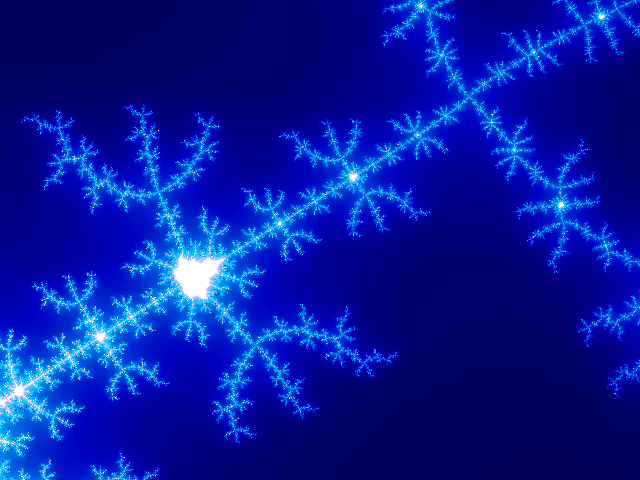
#> input picture python/mandelbrot.gif, 640 x 480 px
$ python level31.py
#> lines starting #> are read from the running program, lines starting #| are printed output that depends on the picture
#!/usr/bin/python
# -*- coding: utf-8 -*-

'''
File: level31.py
Author: rshen <anticlockwise5@gmail.com>
Description: The Python Challenge Level 31
'''

# Username: kohsamui
# Password: thailand

from PIL import Image

im = Image.open("mandelbrot.gif")
#> im is the input picture: PIL image 640x480 P; mean R, G, B 4.5, 24.6, 154.8
im_my = Image.open("mandelbrot_31.gif")
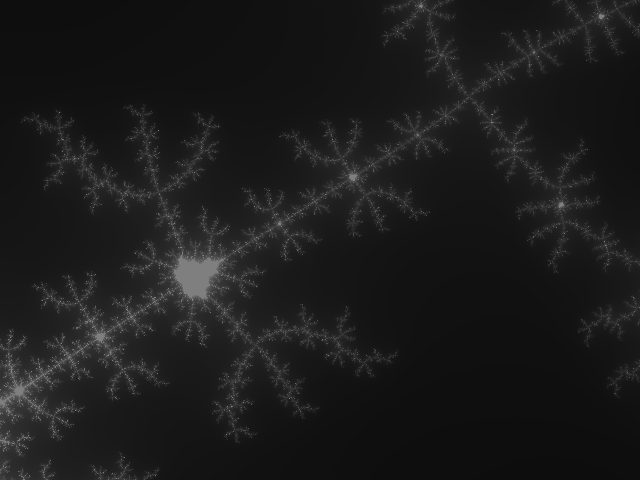
#> input picture python/mandelbrot_31.gif, 640 x 480 px
#> im_my is the input picture: PIL image 640x480 L; min 13, max 127, mean 27.3

data1 = list(im_my.getdata())
#> data1 = 307200 items
data2 = list(im.getdata())
#> data2 = 307200 items

diffs = []
for i in range(len(data1)):
    if data1[i] != data2[i]:
        diffs.append(data1[i] - data2[i])
#> after the loop, diffs = 1679 values, max 16 at index 0, min -16 at index 6, mean 8.43

im_new = Image.new('1', (23, 73))
#> im_new: PIL image 23x73 1; every value is 0
data = [int(d > 0) for d in diffs]
#> data = 1679 values, max 1 at index 0, min 0 at index 6, mean 0.764
im_new.putdata(data)
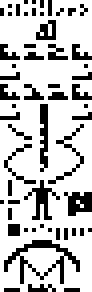
#> im_new: PIL image 23x73 1 (shown 4 times larger); 76.4% white; black in thin lines or dots
im_new.save("level31.gif")
